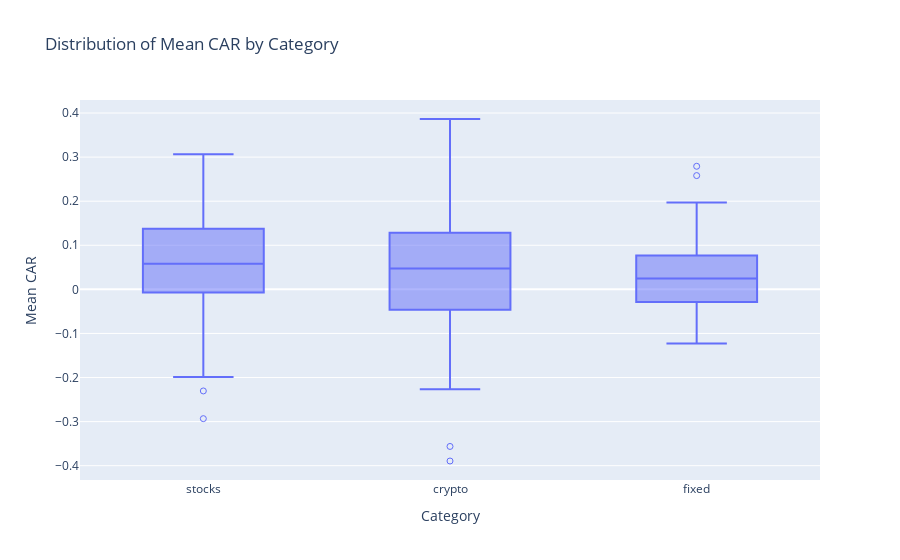

The notebook cell saved with this chart:
### Code cell
# Category-level summary statistics
category_summary = event_summary_aug.groupby("category")["mean_car"].agg(["mean", "median", "std", "count"]).sort_values("mean", ascending=False)
display(category_summary)

# Save category summary table
category_summary.to_csv(FINAL_RESULTS_DIR / "tables" / "category_summary.csv")
print(f"✓ Saved: Category Summary Table")

fig = px.box(
    event_summary_aug,
    x="category",
    y="mean_car",
    points="suspectedoutliers",
    title="Distribution of Mean CAR by Category"
)
fig.update_layout(xaxis_title="Category", yaxis_title="Mean CAR")
fig.show()

# Save the plot
fig.write_html(FINAL_RESULTS_DIR / "plots" / "mean_car_by_category.html")
try:
    fig.write_image(FINAL_RESULTS_DIR / "plots" / "mean_car_by_category.png", width=1200, height=800)
    print(f"✓ Saved: Mean CAR by Category (PNG)")
except Exception as e:
    print(f"Note: Could not save PNG (install kaleido if needed): {e}")
print(f"✓ Saved: Mean CAR by Category (HTML)")

### Figure 1 — Plotly figure (JSON) as saved in the notebook; plotly's stock layout.template omitted (floating-point values rounded to 4 significant figures; data arrays with more than 128 entries replaced by an {"elided": "..."} marker saying what was removed)
{"data": [{"alignmentgroup": "True", "boxpoints": "suspectedoutliers", "hovertemplate": "category=%{x}<br>mean_car=%{y}<extra></extra>", "legendgroup": "", "marker": {"color": "#636efa"}, "name": "", "notched": false, "offsetgroup": "", "orientation": "v", "showlegend": false, "type": "box", "x": {"elided": "241 str values"}, "x0": " ", "xaxis": "x", "y": {"elided": "241 float values"}, "y0": " ", "yaxis": "y"}], "layout": {"boxmode": "group", "legend": {"tracegroupgap": 0}, "title": {"text": "Distribution of Mean CAR by Category"}, "xaxis": {"anchor": "y", "domain": [0, 1], "title": {"text": "Category"}}, "yaxis": {"anchor": "x", "domain": [0, 1], "title": {"text": "Mean CAR"}}}}
